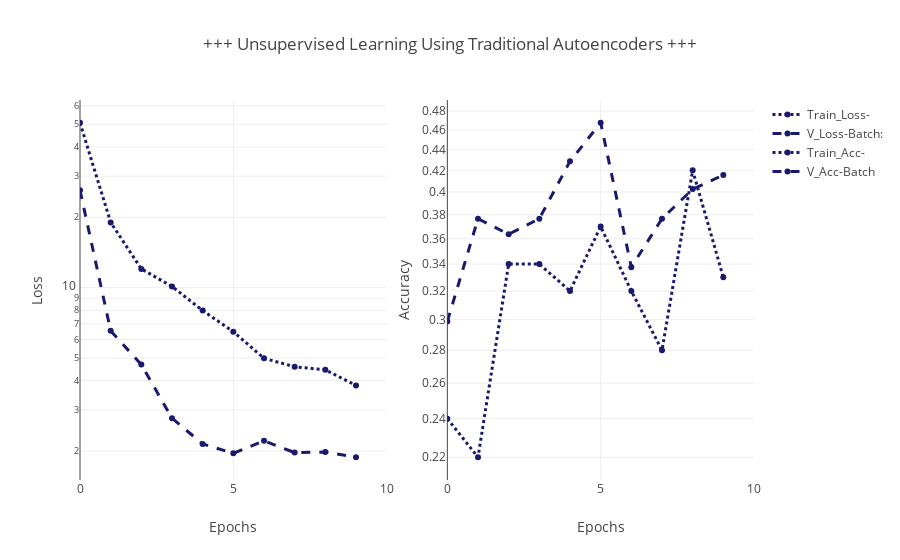

Write notebook code for a chart like this one.
### Code cell
# enerGyPU-SequencePlot is a graph that displays the behavior of factors influencing energy efficiency of GPU 

plotly.offline.iplot(fig)
#url = py.plot(fig)

#print "+++++ Fine Tunning Hyperparameters Used +++++"
#display(hyperparameters)

### Figure 1 — Plotly figure (JSON) as saved in the notebook; plotly's stock layout.template omitted (floating-point values rounded to 4 significant figures)
{"data": [{"line": {"color": "rgb(25,25,112)", "dash": "dot", "width": 3}, "name": "Train_Loss-", "type": "scatter", "x": [0, 1, 2, 3, 4, 5, 6, 7, 8, 9], "xaxis": "x1", "y": [50.76, 19.02, 12.03, 10.12, 7.975, 6.48, 4.985, 4.587, 4.45, 3.817], "yaxis": "y1"}, {"line": {"color": "rgb(25,25,112)", "dash": "dash", "width": 3}, "name": "V_Loss-Batch:", "type": "scatter", "x": [0, 1, 2, 3, 4, 5, 6, 7, 8, 9], "xaxis": "x1", "y": [26.11, 6.533, 4.688, 2.762, 2.145, 1.955, 2.211, 1.969, 1.979, 1.881], "yaxis": "y1"}, {"line": {"color": "rgb(25,25,112)", "dash": "dot", "width": 3}, "name": "Train_Acc-", "type": "scatter", "x": [0, 1, 2, 3, 4, 5, 6, 7, 8, 9], "xaxis": "x2", "y": [0.24, 0.22, 0.34, 0.34, 0.32, 0.37, 0.32, 0.28, 0.42, 0.33], "yaxis": "y2"}, {"line": {"color": "rgb(25,25,112)", "dash": "dash", "width": 3}, "name": "V_Acc-Batch", "type": "scatter", "x": [0, 1, 2, 3, 4, 5, 6, 7, 8, 9], "xaxis": "x2", "y": [0.2987, 0.3766, 0.3636, 0.3766, 0.4286, 0.4675, 0.3377, 0.3766, 0.4026, 0.4156], "yaxis": "y2"}], "layout": {"title": "+++ Unsupervised Learning Using Traditional Autoencoders +++", "xaxis1": {"anchor": "y1", "domain": [0, 0.455], "range": [0, 10], "title": "Epochs"}, "xaxis2": {"anchor": "y2", "domain": [0.545, 1], "range": [0, 10], "title": "Epochs"}, "yaxis1": {"anchor": "x1", "autorange": true, "domain": [0, 1], "title": "Loss", "type": "log"}, "yaxis2": {"anchor": "x2", "autorange": true, "domain": [0, 1], "title": "Accuracy", "type": "log"}}}
